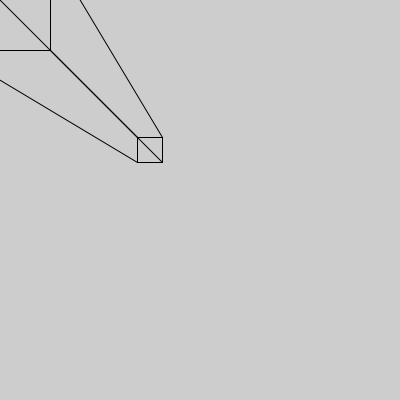
Frame 1 (no input)
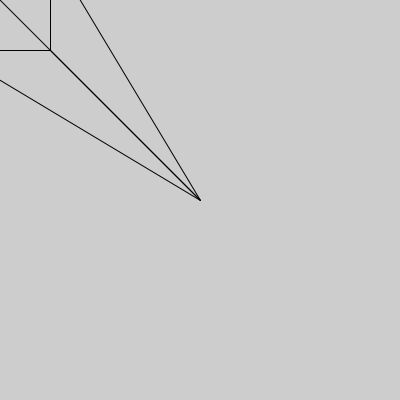
Frame 60 (the mouse pressed at the canvas centre just before this capture)
Frame 120 (the mouse held since frame 60 and released just before this capture): identical to frame 60, image omitted

The Processing sketch that drew these frames (run headless with seeded random() and noise(); from frame 60 on, the mouse is pressed at the canvas centre):

// Processing sketch: ExtendingSquare
// ── ExtendingSquare.pde
void setup(){
  size(400,400);
}
float sqCenterX=0;
float sqCenterY=0;
float multiFactor=.75;
void draw(){
  background (205);
  noFill();

  if (mousePressed && mouseButton==LEFT){
    sqCenterX=mouseX;
    sqCenterY=mouseY;
  }

  //parameters
  float centerX=width/2;
  float centerY=height/2;
  float topSqWid=100;
  float multiFDegrade=.005;

  //square attributes
  float sqUpY = sqCenterY-topSqWid/2;
  float sqDownY = sqCenterY+topSqWid/2;
  float sqLeftX= sqCenterX-topSqWid/2;
  float sqRightX= sqCenterX+topSqWid/2;

  rectMode(CENTER);

  //sq2 attributes
  float sq2posX= sqCenterX-(sqCenterX-centerX)*multiFactor;
  float sq2posY=sqCenterY-(sqCenterY-centerY)*multiFactor;
  float sq2Side=map(multiFactor,0,1 ,100,0);
  //sq2 corners
  float sq2UpY= sq2posY-sq2Side/2;
  float sq2DownY= sq2posY+sq2Side/2;
  float sq2LeftX= sq2posX-sq2Side/2;
  float sq2RightX= sq2posX+sq2Side/2;


  //square2
  if(mousePressed && mouseButton==RIGHT) { //&& multiFactor==1){
    multiFactor=0;
  }  
  if(multiFactor<1){
    rect(sq2posX,sq2posY, sq2Side,sq2Side);
    multiFactor+=multiFDegrade;
  }
  else if (multiFactor>=1){
    multiFactor=1;
  }

  //vectors
  line(sq2LeftX,sq2UpY, sqLeftX,sqUpY);
  line(sq2LeftX,sq2DownY, sqLeftX,sqDownY);
  line(sq2RightX,sq2UpY,sqRightX,sqUpY);
  line(sq2RightX,sq2DownY,sqRightX,sqDownY);
  rect(sqCenterX,sqCenterY,topSqWid,topSqWid);

  //line(centerX+10,

}

void mouseDragged() {
  // if (mousePressed && mouseButton==LEFT){
    sqCenterX=mouseX;
    sqCenterY=mouseY;
  //} 
}

/*void keyPressed(){
  if (key == 'a') {
  
  }
  if (key == 'b') {
  
  }  
}*/
